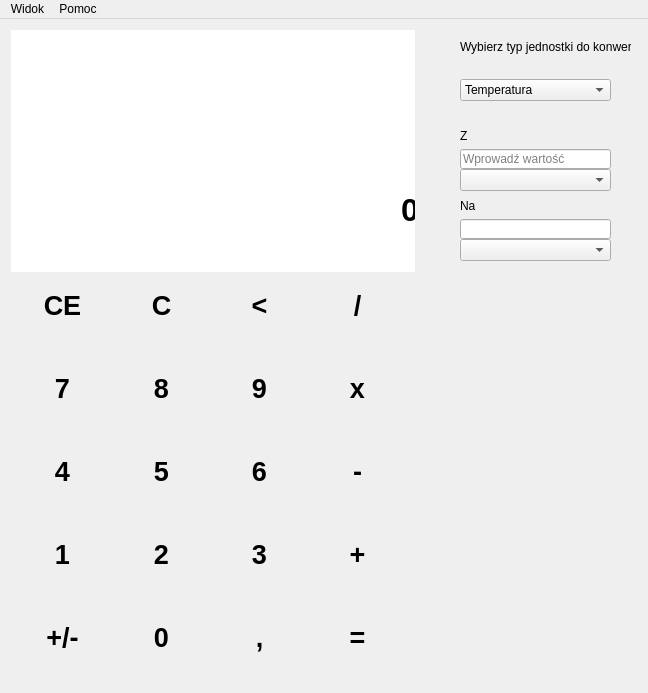
<?xml version="1.0" encoding="UTF-8"?>
<ui version="4.0">
 <class>Calculator</class>
 <widget class="QMainWindow" name="Calculator">
  <property name="geometry">
   <rect>
    <x>0</x>
    <y>0</y>
    <width>648</width>
    <height>693</height>
   </rect>
  </property>
  <property name="minimumSize">
   <size>
    <width>415</width>
    <height>693</height>
   </size>
  </property>
  <property name="maximumSize">
   <size>
    <width>5120</width>
    <height>2160</height>
   </size>
  </property>
  <property name="windowTitle">
   <string>Calculator</string>
  </property>
  <widget class="QWidget" name="centralWidget">
   <widget class="QWidget" name="gridLayoutWidget">
    <property name="geometry">
     <rect>
      <x>0</x>
      <y>0</y>
      <width>415</width>
      <height>671</height>
     </rect>
    </property>
    <layout class="QGridLayout" name="gridLayout_3">
     <property name="sizeConstraint">
      <enum>QLayout::SetDefaultConstraint</enum>
     </property>
     <property name="spacing">
      <number>0</number>
     </property>
     <item row="2" column="3">
      <widget class="QPushButton" name="buttonShare">
       <property name="minimumSize">
        <size>
         <width>103</width>
         <height>83</height>
        </size>
       </property>
       <property name="font">
        <font>
         <pointsize>20</pointsize>
         <weight>75</weight>
         <bold>true</bold>
        </font>
       </property>
       <property name="text">
        <string>/</string>
       </property>
       <property name="shortcut">
        <string>/</string>
       </property>
       <property name="checkable">
        <bool>false</bool>
       </property>
       <property name="autoRepeat">
        <bool>false</bool>
       </property>
       <property name="autoExclusive">
        <bool>false</bool>
       </property>
       <property name="flat">
        <bool>true</bool>
       </property>
      </widget>
     </item>
     <item row="2" column="2">
      <widget class="QPushButton" name="backSpace">
       <property name="minimumSize">
        <size>
         <width>103</width>
         <height>83</height>
        </size>
       </property>
       <property name="font">
        <font>
         <pointsize>20</pointsize>
         <weight>75</weight>
         <bold>true</bold>
        </font>
       </property>
       <property name="text">
        <string>&lt;</string>
       </property>
       <property name="shortcut">
        <string>Backspace</string>
       </property>
       <property name="flat">
        <bool>true</bool>
       </property>
      </widget>
     </item>
     <item row="5" column="1">
      <widget class="QPushButton" name="button_2">
       <property name="minimumSize">
        <size>
         <width>103</width>
         <height>83</height>
        </size>
       </property>
       <property name="font">
        <font>
         <pointsize>20</pointsize>
         <weight>75</weight>
         <bold>true</bold>
        </font>
       </property>
       <property name="text">
        <string>2</string>
       </property>
       <property name="shortcut">
        <string>2</string>
       </property>
       <property name="flat">
        <bool>true</bool>
       </property>
      </widget>
     </item>
     <item row="5" column="0">
      <widget class="QPushButton" name="button_1">
       <property name="minimumSize">
        <size>
         <width>103</width>
         <height>83</height>
        </size>
       </property>
       <property name="font">
        <font>
         <pointsize>20</pointsize>
         <weight>75</weight>
         <bold>true</bold>
        </font>
       </property>
       <property name="text">
        <string>1</string>
       </property>
       <property name="shortcut">
        <string>1</string>
       </property>
       <property name="flat">
        <bool>true</bool>
       </property>
      </widget>
     </item>
     <item row="2" column="1">
      <widget class="QPushButton" name="reset">
       <property name="minimumSize">
        <size>
         <width>103</width>
         <height>83</height>
        </size>
       </property>
       <property name="font">
        <font>
         <pointsize>20</pointsize>
         <weight>75</weight>
         <bold>true</bold>
        </font>
       </property>
       <property name="text">
        <string>C</string>
       </property>
       <property name="shortcut">
        <string>Esc</string>
       </property>
       <property name="flat">
        <bool>true</bool>
       </property>
      </widget>
     </item>
     <item row="6" column="2">
      <widget class="QPushButton" name="buttonComma">
       <property name="minimumSize">
        <size>
         <width>103</width>
         <height>83</height>
        </size>
       </property>
       <property name="font">
        <font>
         <pointsize>20</pointsize>
         <weight>75</weight>
         <bold>true</bold>
        </font>
       </property>
       <property name="text">
        <string>,</string>
       </property>
       <property name="shortcut">
        <string>,</string>
       </property>
       <property name="flat">
        <bool>true</bool>
       </property>
      </widget>
     </item>
     <item row="6" column="1">
      <widget class="QPushButton" name="button_0">
       <property name="minimumSize">
        <size>
         <width>103</width>
         <height>83</height>
        </size>
       </property>
       <property name="font">
        <font>
         <pointsize>20</pointsize>
         <weight>75</weight>
         <bold>true</bold>
        </font>
       </property>
       <property name="text">
        <string>0</string>
       </property>
       <property name="shortcut">
        <string>0</string>
       </property>
       <property name="autoDefault">
        <bool>false</bool>
       </property>
       <property name="default">
        <bool>false</bool>
       </property>
       <property name="flat">
        <bool>true</bool>
       </property>
      </widget>
     </item>
     <item row="6" column="3">
      <widget class="QPushButton" name="buttonEqual">
       <property name="minimumSize">
        <size>
         <width>103</width>
         <height>83</height>
        </size>
       </property>
       <property name="font">
        <font>
         <pointsize>20</pointsize>
         <weight>75</weight>
         <bold>true</bold>
        </font>
       </property>
       <property name="text">
        <string>=</string>
       </property>
       <property name="shortcut">
        <string>Return</string>
       </property>
       <property name="flat">
        <bool>true</bool>
       </property>
      </widget>
     </item>
     <item row="5" column="2">
      <widget class="QPushButton" name="button_3">
       <property name="minimumSize">
        <size>
         <width>103</width>
         <height>83</height>
        </size>
       </property>
       <property name="font">
        <font>
         <pointsize>20</pointsize>
         <weight>75</weight>
         <bold>true</bold>
        </font>
       </property>
       <property name="text">
        <string>3</string>
       </property>
       <property name="shortcut">
        <string>3</string>
       </property>
       <property name="flat">
        <bool>true</bool>
       </property>
      </widget>
     </item>
     <item row="4" column="2">
      <widget class="QPushButton" name="button_6">
       <property name="minimumSize">
        <size>
         <width>103</width>
         <height>83</height>
        </size>
       </property>
       <property name="font">
        <font>
         <pointsize>20</pointsize>
         <weight>75</weight>
         <bold>true</bold>
        </font>
       </property>
       <property name="text">
        <string>6</string>
       </property>
       <property name="shortcut">
        <string>6</string>
       </property>
       <property name="flat">
        <bool>true</bool>
       </property>
      </widget>
     </item>
     <item row="5" column="3">
      <widget class="QPushButton" name="buttonAdd">
       <property name="minimumSize">
        <size>
         <width>103</width>
         <height>83</height>
        </size>
       </property>
       <property name="font">
        <font>
         <pointsize>20</pointsize>
         <weight>75</weight>
         <bold>true</bold>
        </font>
       </property>
       <property name="text">
        <string>+</string>
       </property>
       <property name="shortcut">
        <string>+</string>
       </property>
       <property name="flat">
        <bool>true</bool>
       </property>
      </widget>
     </item>
     <item row="4" column="1">
      <widget class="QPushButton" name="button_5">
       <property name="minimumSize">
        <size>
         <width>103</width>
         <height>83</height>
        </size>
       </property>
       <property name="font">
        <font>
         <pointsize>20</pointsize>
         <weight>75</weight>
         <bold>true</bold>
        </font>
       </property>
       <property name="text">
        <string>5</string>
       </property>
       <property name="shortcut">
        <string>5</string>
       </property>
       <property name="flat">
        <bool>true</bool>
       </property>
      </widget>
     </item>
     <item row="3" column="1">
      <widget class="QPushButton" name="button_8">
       <property name="minimumSize">
        <size>
         <width>103</width>
         <height>83</height>
        </size>
       </property>
       <property name="font">
        <font>
         <pointsize>20</pointsize>
         <weight>75</weight>
         <bold>true</bold>
        </font>
       </property>
       <property name="text">
        <string>8</string>
       </property>
       <property name="shortcut">
        <string>8</string>
       </property>
       <property name="flat">
        <bool>true</bool>
       </property>
      </widget>
     </item>
     <item row="6" column="0">
      <widget class="QPushButton" name="buttonReplace">
       <property name="minimumSize">
        <size>
         <width>103</width>
         <height>83</height>
        </size>
       </property>
       <property name="font">
        <font>
         <pointsize>20</pointsize>
         <weight>75</weight>
         <bold>true</bold>
        </font>
       </property>
       <property name="mouseTracking">
        <bool>true</bool>
       </property>
       <property name="autoFillBackground">
        <bool>false</bool>
       </property>
       <property name="text">
        <string>+/-</string>
       </property>
       <property name="shortcut">
        <string>Space</string>
       </property>
       <property name="autoDefault">
        <bool>false</bool>
       </property>
       <property name="flat">
        <bool>true</bool>
       </property>
      </widget>
     </item>
     <item row="2" column="0">
      <widget class="QPushButton" name="back">
       <property name="minimumSize">
        <size>
         <width>103</width>
         <height>83</height>
        </size>
       </property>
       <property name="font">
        <font>
         <pointsize>20</pointsize>
         <weight>75</weight>
         <bold>true</bold>
        </font>
       </property>
       <property name="text">
        <string>CE</string>
       </property>
       <property name="shortcut">
        <string>Del</string>
       </property>
       <property name="flat">
        <bool>true</bool>
       </property>
      </widget>
     </item>
     <item row="4" column="3">
      <widget class="QPushButton" name="buttonSubtract">
       <property name="minimumSize">
        <size>
         <width>103</width>
         <height>83</height>
        </size>
       </property>
       <property name="font">
        <font>
         <pointsize>20</pointsize>
         <weight>75</weight>
         <bold>true</bold>
        </font>
       </property>
       <property name="text">
        <string>-</string>
       </property>
       <property name="shortcut">
        <string>-</string>
       </property>
       <property name="flat">
        <bool>true</bool>
       </property>
      </widget>
     </item>
     <item row="3" column="0">
      <widget class="QPushButton" name="button_7">
       <property name="minimumSize">
        <size>
         <width>103</width>
         <height>83</height>
        </size>
       </property>
       <property name="font">
        <font>
         <pointsize>20</pointsize>
         <weight>75</weight>
         <bold>true</bold>
        </font>
       </property>
       <property name="text">
        <string>7</string>
       </property>
       <property name="shortcut">
        <string>7</string>
       </property>
       <property name="flat">
        <bool>true</bool>
       </property>
      </widget>
     </item>
     <item row="3" column="3">
      <widget class="QPushButton" name="buttonMultiply">
       <property name="minimumSize">
        <size>
         <width>103</width>
         <height>83</height>
        </size>
       </property>
       <property name="font">
        <font>
         <pointsize>20</pointsize>
         <weight>75</weight>
         <bold>true</bold>
        </font>
       </property>
       <property name="text">
        <string>x</string>
       </property>
       <property name="shortcut">
        <string>*</string>
       </property>
       <property name="flat">
        <bool>true</bool>
       </property>
      </widget>
     </item>
     <item row="4" column="0">
      <widget class="QPushButton" name="button_4">
       <property name="minimumSize">
        <size>
         <width>103</width>
         <height>83</height>
        </size>
       </property>
       <property name="font">
        <font>
         <pointsize>20</pointsize>
         <weight>75</weight>
         <bold>true</bold>
        </font>
       </property>
       <property name="text">
        <string>4</string>
       </property>
       <property name="shortcut">
        <string>4</string>
       </property>
       <property name="flat">
        <bool>true</bool>
       </property>
      </widget>
     </item>
     <item row="3" column="2">
      <widget class="QPushButton" name="button_9">
       <property name="minimumSize">
        <size>
         <width>103</width>
         <height>83</height>
        </size>
       </property>
       <property name="font">
        <font>
         <pointsize>20</pointsize>
         <weight>75</weight>
         <bold>true</bold>
        </font>
       </property>
       <property name="text">
        <string>9</string>
       </property>
       <property name="shortcut">
        <string>9</string>
       </property>
       <property name="flat">
        <bool>true</bool>
       </property>
      </widget>
     </item>
     <item row="1" column="0" colspan="4">
      <widget class="QLineEdit" name="screen">
       <property name="enabled">
        <bool>true</bool>
       </property>
       <property name="sizePolicy">
        <sizepolicy hsizetype="Expanding" vsizetype="Fixed">
         <horstretch>0</horstretch>
         <verstretch>0</verstretch>
        </sizepolicy>
       </property>
       <property name="minimumSize">
        <size>
         <width>412</width>
         <height>125</height>
        </size>
       </property>
       <property name="font">
        <font>
         <family>Arial</family>
         <pointsize>24</pointsize>
         <weight>75</weight>
         <bold>true</bold>
        </font>
       </property>
       <property name="mouseTracking">
        <bool>true</bool>
       </property>
       <property name="focusPolicy">
        <enum>Qt::StrongFocus</enum>
       </property>
       <property name="contextMenuPolicy">
        <enum>Qt::DefaultContextMenu</enum>
       </property>
       <property name="autoFillBackground">
        <bool>false</bool>
       </property>
       <property name="text">
        <string>0</string>
       </property>
       <property name="maxLength">
        <number>15</number>
       </property>
       <property name="frame">
        <bool>false</bool>
       </property>
       <property name="echoMode">
        <enum>QLineEdit::Normal</enum>
       </property>
       <property name="cursorPosition">
        <number>1</number>
       </property>
       <property name="alignment">
        <set>Qt::AlignRight|Qt::AlignTrailing|Qt::AlignVCenter</set>
       </property>
       <property name="dragEnabled">
        <bool>false</bool>
       </property>
       <property name="readOnly">
        <bool>true</bool>
       </property>
       <property name="placeholderText">
        <string/>
       </property>
       <property name="clearButtonEnabled">
        <bool>false</bool>
       </property>
      </widget>
     </item>
     <item row="0" column="0" colspan="4">
      <widget class="QLineEdit" name="screen_1">
       <property name="minimumSize">
        <size>
         <width>412</width>
         <height>125</height>
        </size>
       </property>
       <property name="font">
        <font>
         <family>Arial</family>
         <pointsize>24</pointsize>
         <weight>75</weight>
         <bold>true</bold>
        </font>
       </property>
       <property name="layoutDirection">
        <enum>Qt::LeftToRight</enum>
       </property>
       <property name="frame">
        <bool>false</bool>
       </property>
       <property name="alignment">
        <set>Qt::AlignRight|Qt::AlignTrailing|Qt::AlignVCenter</set>
       </property>
       <property name="readOnly">
        <bool>true</bool>
       </property>
      </widget>
     </item>
    </layout>
   </widget>
   <widget class="QLabel" name="label">
    <property name="geometry">
     <rect>
      <x>460</x>
      <y>20</y>
      <width>171</width>
      <height>16</height>
     </rect>
    </property>
    <property name="text">
     <string>Wybierz typ jednostki do konwersji</string>
    </property>
   </widget>
   <widget class="QComboBox" name="comboBox">
    <property name="geometry">
     <rect>
      <x>460</x>
      <y>60</y>
      <width>151</width>
      <height>22</height>
     </rect>
    </property>
    <item>
     <property name="text">
      <string>Temperatura</string>
     </property>
    </item>
    <item>
     <property name="text">
      <string>Czas</string>
     </property>
    </item>
    <item>
     <property name="text">
      <string>Moc</string>
     </property>
    </item>
    <item>
     <property name="text">
      <string>Prędkość</string>
     </property>
    </item>
    <item>
     <property name="text">
      <string>Dane</string>
     </property>
    </item>
    <item>
     <property name="text">
      <string>Długość</string>
     </property>
    </item>
   </widget>
   <widget class="QLabel" name="label_2">
    <property name="geometry">
     <rect>
      <x>460</x>
      <y>110</y>
      <width>47</width>
      <height>13</height>
     </rect>
    </property>
    <property name="text">
     <string>Z</string>
    </property>
   </widget>
   <widget class="QComboBox" name="comboBox_2">
    <property name="geometry">
     <rect>
      <x>460</x>
      <y>150</y>
      <width>151</width>
      <height>22</height>
     </rect>
    </property>
   </widget>
   <widget class="QComboBox" name="comboBox_3">
    <property name="geometry">
     <rect>
      <x>460</x>
      <y>220</y>
      <width>151</width>
      <height>22</height>
     </rect>
    </property>
   </widget>
   <widget class="QLabel" name="label_3">
    <property name="geometry">
     <rect>
      <x>460</x>
      <y>180</y>
      <width>47</width>
      <height>13</height>
     </rect>
    </property>
    <property name="text">
     <string>Na</string>
    </property>
   </widget>
   <widget class="QLineEdit" name="lineEdit">
    <property name="geometry">
     <rect>
      <x>460</x>
      <y>130</y>
      <width>151</width>
      <height>20</height>
     </rect>
    </property>
    <property name="placeholderText">
     <string>Wprowadź wartość</string>
    </property>
   </widget>
   <widget class="QLineEdit" name="lineEdit_2">
    <property name="geometry">
     <rect>
      <x>460</x>
      <y>200</y>
      <width>151</width>
      <height>20</height>
     </rect>
    </property>
   </widget>
  </widget>
  <widget class="QMenuBar" name="menuBar">
   <property name="geometry">
    <rect>
     <x>0</x>
     <y>0</y>
     <width>648</width>
     <height>22</height>
    </rect>
   </property>
   <widget class="QMenu" name="menuPlik">
    <property name="title">
     <string>Widok</string>
    </property>
    <property name="icon">
     <iconset resource="resources.qrc">
      <normaloff>:/new/icons/choose.ico</normaloff>:/new/icons/choose.ico</iconset>
    </property>
    <addaction name="actionKalkulator"/>
    <addaction name="actionPrzelicznik_jednostek"/>
    <addaction name="actionKursy_walut"/>
    <addaction name="actionWykresy"/>
   </widget>
   <widget class="QMenu" name="menuPomoc">
    <property name="title">
     <string>Pomoc</string>
    </property>
    <property name="icon">
     <iconset resource="resources.qrc">
      <normaloff>:/new/icons/settings.png</normaloff>:/new/icons/settings.png</iconset>
    </property>
    <addaction name="actionO_Programie"/>
    <addaction name="actionKalkulator_informacje"/>
   </widget>
   <addaction name="menuPlik"/>
   <addaction name="menuPomoc"/>
  </widget>
  <action name="actionO_Programie">
   <property name="text">
    <string>O Programie</string>
   </property>
  </action>
  <action name="actionKalkulator">
   <property name="text">
    <string>Kalkulator</string>
   </property>
   <property name="iconVisibleInMenu">
    <bool>true</bool>
   </property>
  </action>
  <action name="actionWykresy">
   <property name="text">
    <string>Wykresy</string>
   </property>
  </action>
  <action name="actionPrzelicznik_jednostek">
   <property name="text">
    <string>Przelicznik jednostek</string>
   </property>
  </action>
  <action name="actionKursy_walut">
   <property name="text">
    <string>Kursy walut</string>
   </property>
  </action>
  <action name="actionKalkulator_informacje">
   <property name="text">
    <string>Kalkulator - informacje</string>
   </property>
  </action>
 </widget>
 <layoutdefault spacing="6" margin="11"/>
 <resources>
  <include location="resources.qrc"/>
 </resources>
 <connections/>
</ui>
